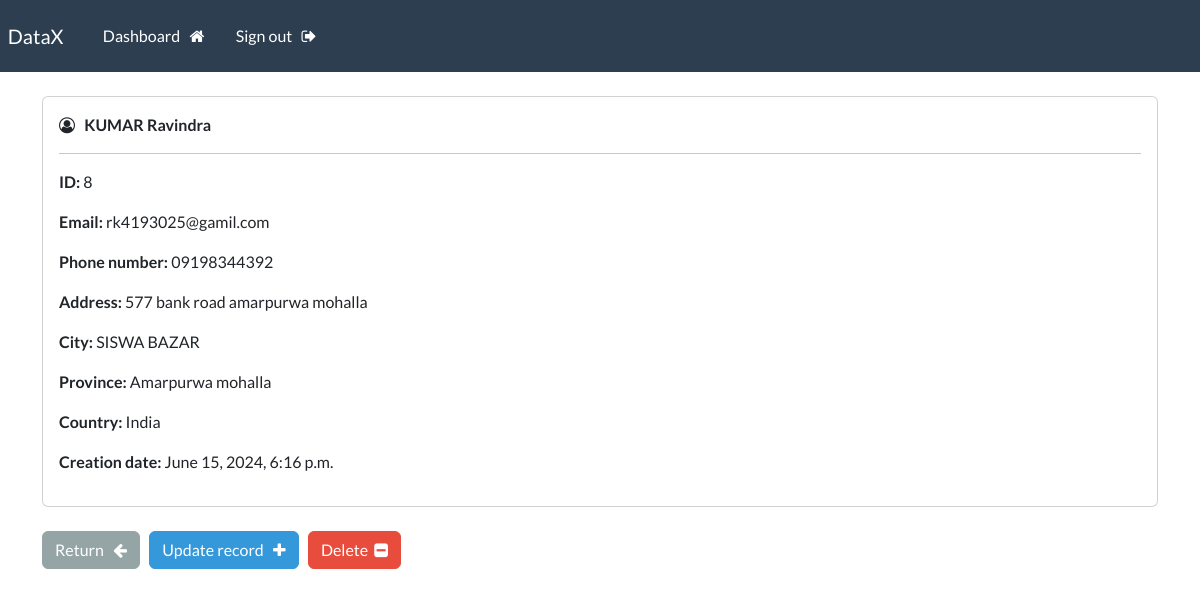
/record/8 (signed in), run on the app's committed database.
### webapp/models.py (models this page shows, shortened)
class Record(models.Model):
    creation_date = models.DateTimeField(auto_now_add=True)
    first_name = models.CharField(max_length=100)
    last_name = models.CharField(max_length=100)
    email = models.CharField(max_length=255)
    phone = models.CharField(max_length=20)
    address = models.CharField(max_length=300)
    city = models.CharField(max_length=255)
    province = models.CharField(max_length=200)
    country = models.CharField(max_length=125)

### webapp/views.py (the view)
# urls.py: path('record/<int:pk>', views.singular_record, name="record"),
@login_required(login_url='my-login')
def singular_record(request, pk):
    all_records = Record.objects.get(id=pk)
    context = {'record':all_records}
    return render(request, 'webapp/view-record.html', context=context)

### webapp/templates/webapp/view-record.html (shortened to what this page needs)
{% extends 'webapp/base.html' %}
{% block content %}
    <div class="card">
        <div class="card-body">
            <i class="fa fa-user-circle-o" aria-hidden="true"></i> &nbsp;
            <strong>
                {{record.last_name|upper}}
                {{record.first_name}}
            </strong>
            <hr>
            <p> <strong> ID: </strong> {{record.id}} </p>
            <p> <strong> Email: </strong> {{record.email}} </p>
            <p> <strong> Phone number: </strong> {{record.phone}} </p>
            <p> <strong> Address: </strong> {{record.address}} </p>
            <p> <strong> City: </strong> {{record.city}} </p>
            <p> <strong> Province: </strong> {{record.province}} </p>
            <p> <strong> Country: </strong> {{record.country}} </p>
            <p> <strong> Creation date: </strong> {{record.creation_date}} </p>
        </div>
    </div>
    <br>
    <a href="{% url 'dashboard' %}" class="btn btn-secondary"> Return &nbsp; <i class="fa fa-arrow-left" aria-hidden="true"></i> </a>
    <a href="{% url 'update-record' record.id %}" class="btn btn-info"> Update record &nbsp; <i class="fa fa-plus" aria-hidden="true"></i> </a>
    <a href="{% url 'delete-record' record.id %}" class="btn btn-danger"> Delete &nbsp;<i class="fa fa-minus-square" aria-hidden="true"></i> </a>
{% endblock %}

### data on the page
Record: last_name "KUMAR", first_name "Ravindra", id "8", email "rk4193025@gamil.com", phone "09198344392", address "577 bank road amarpurwa mohalla", city "SISWA BAZAR", province "Amarpurwa mohalla", country "India", creation_date "June 15, 2024, 6:16 p.m."
